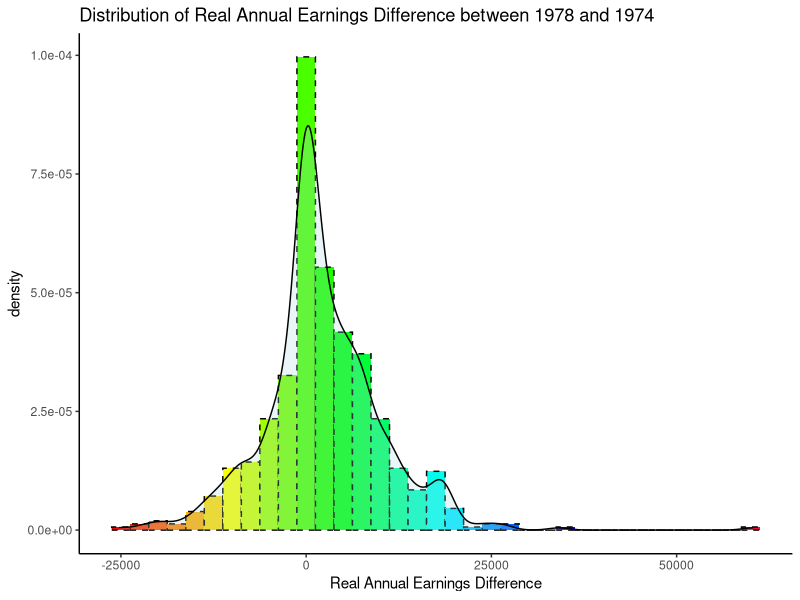
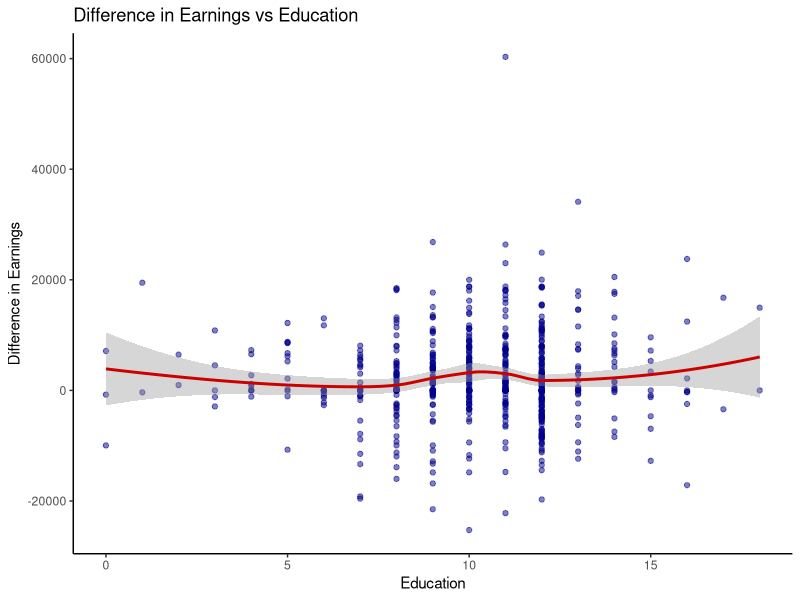
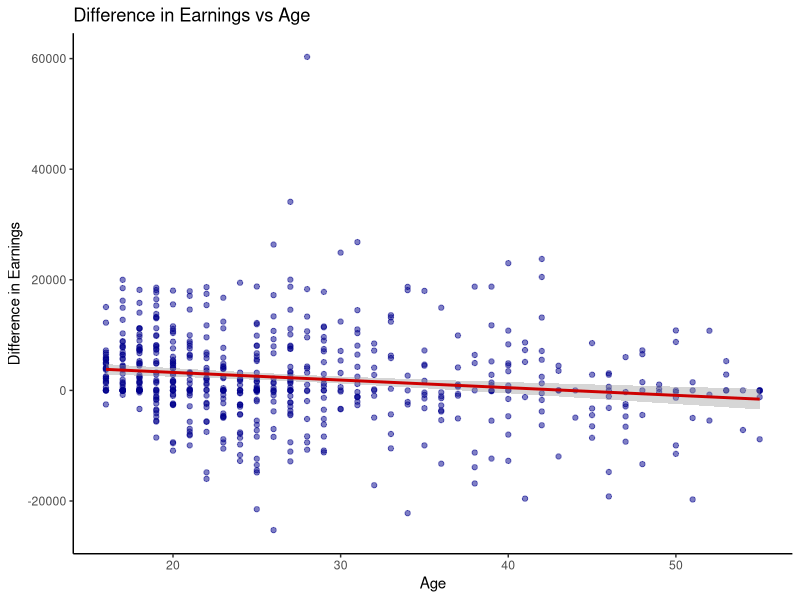
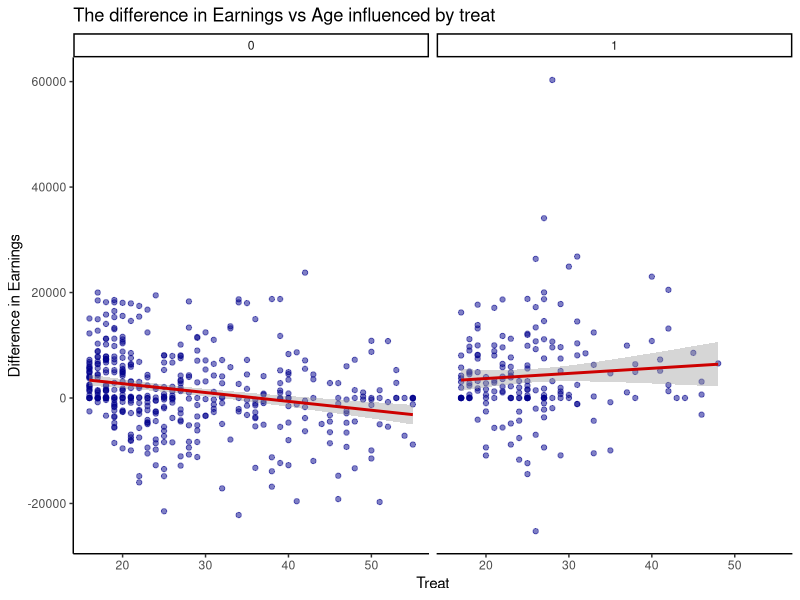
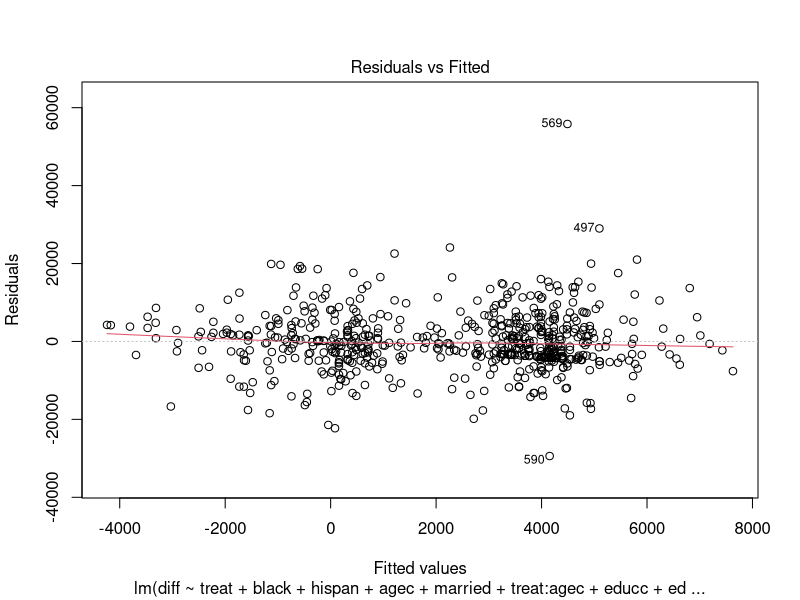
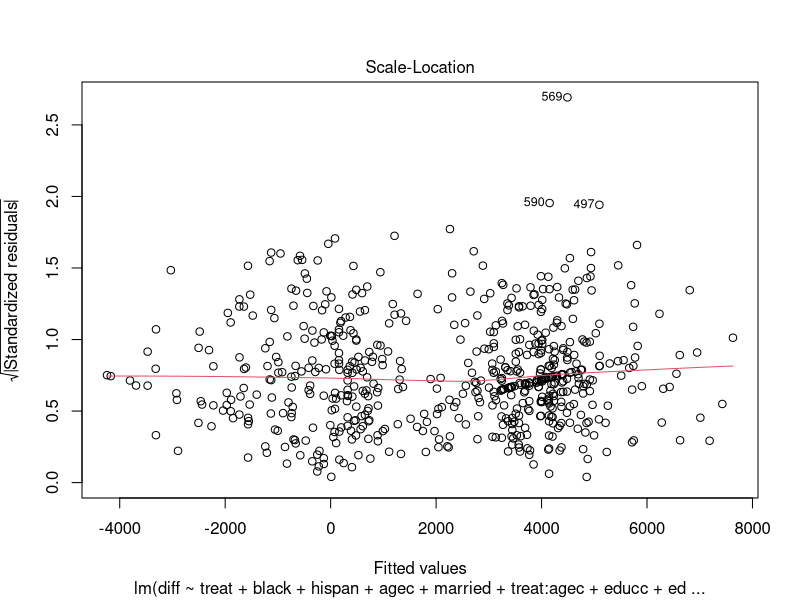
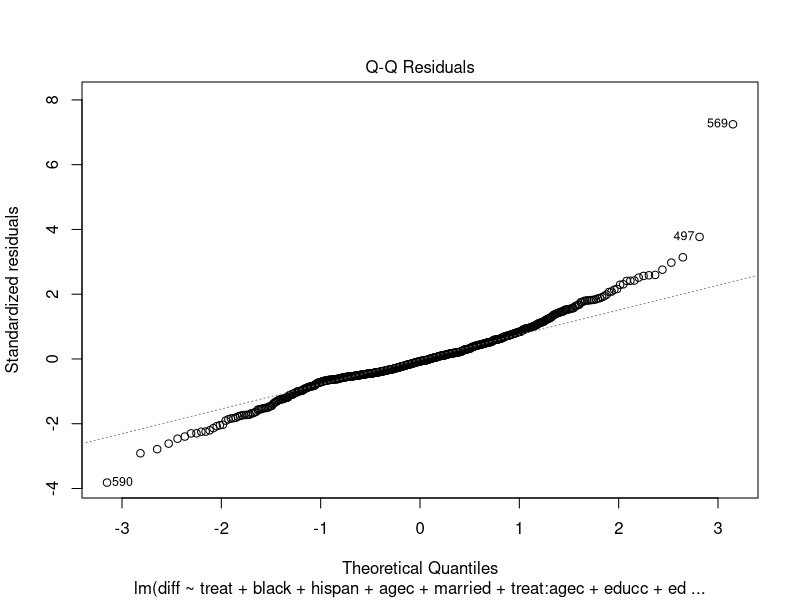
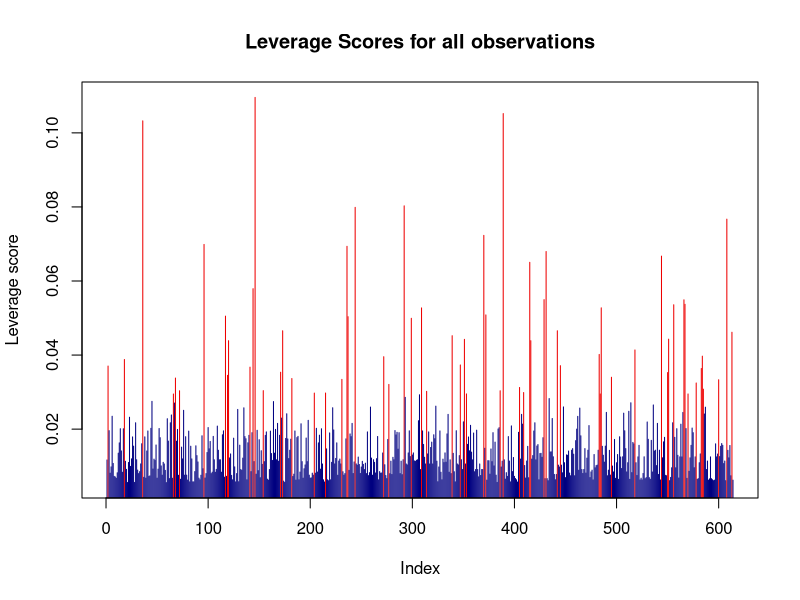

The R source for these figures, in order:
## ---- chunk 1

###### Clear environment and load libraries
rm(list = ls())

options(warn=-1)
options(xtable.comment = FALSE)

library(broom) 
library(ggplot2)
library(xtable)
library(rms)
library(pROC)
library(e1071)
library(caret)
require(gridExtra)
library(MASS)
library(arm)

###### Load the data
lalondedata <-
  read.table(
    "lalondedata.csv",
    header = TRUE,
    sep = ",",
    colClasses = c(
      "factor",
      "factor",
      "numeric",
      "numeric",
      "factor",
      "factor",
      "factor",
      "factor",
      "numeric",
      "numeric",
      "numeric"
    )
  )


lalondedata$diff <- lalondedata$re78 - lalondedata$re74
dim(lalondedata)
str(lalondedata)
summary(lalondedata)

lalondedata$agec <- c(scale(lalondedata$age, scale = F))
lalondedata$educc <- c(scale(lalondedata$educ, scale = F))
lalondedata$educc2 <- lalondedata$educc ^ 2

## ---- chunk 2

ggplot(lalondedata, aes(x = diff)) +
  geom_histogram(
    aes(y = ..density..),
    color = "black",
    linetype = "dashed",
    fill = rainbow(35),
    binwidth = 2500
  ) +
  geom_density(alpha = .25, fill = "lightblue") +
  scale_fill_brewer(palette = "Blues") +
  labs(title = "Distribution of Real Annual Earnings Difference between 1978 and 1974",
       x = "Real Annual Earnings Difference") +
  theme_classic() + theme(legend.position = "none")


## ---- chunk 3

# educ
ggplot(lalondedata, aes(x = educ, y = diff)) +
  geom_point(alpha = .5, colour = "blue4") +
  geom_smooth(col = "red3") +
  theme_classic() +
  labs(title = "Difference in Earnings vs Education", x = "Education",
       y = "Difference in Earnings")

ggplot(lalondedata, aes(x = age, y = diff)) +
  geom_point(alpha = .5, colour = "blue4") +
  geom_smooth(method = "lm", col = "red3") +
  theme_classic() +
  labs(title = "Difference in Earnings vs Age", x = "Age",
       y = "Difference in Earnings")

## ---- chunk 4

ggplot(lalondedata, aes(x = age, y = diff)) +
  geom_point(alpha = .5, colour = "blue4") +
  geom_smooth(method = "lm", col = "red3") +
  theme_classic() +
  labs(title = "The difference in Earnings vs Age influenced by treat", x = "Treat",
       y = "Difference in Earnings") +
  facet_wrap( ~ treat)

## ---- chunk 5

final_model <-
  lm(
    diff ~ treat + black + hispan + agec + married + treat:agec + educc + educc2
    + agec:married,
    data = lalondedata
  )

fsta <- summary(final_model)$fstatistic
model_pvalue <- pf(fsta[1],fsta[2],fsta[3],lower.tail=F)

xtable(final_model, caption = "Coefficients")

tdf <- data.frame(
    pValue = formatC(model_pvalue, format = "e", digits = 2),
    RSquare = c(round(summary(final_model)$r.squared, 2))
)

xtable(tdf, caption = "Evaluationl")

xtable(confint(final_model), caption = "Confidence Interval")

## ---- chunk 6

plot(final_model, which=1)
plot(final_model, which=3)

## ---- chunk 7

# Outliers
plot(final_model, which=2)

# Outliers
lev_scores <- hatvalues(final_model)
p<- 9
n <- nrow(lalondedata)
plot(lev_scores, col=ifelse(lev_scores > (2*p/n), 'red2', 'navy'), type="h", ylab="Leverage score",xlab="Index",main="Leverage Scores for all observations")

# High Influence
plot(final_model, which=5, main = "Cook's Distance Analysis")

## ---- chunk 8


xtable(tidy(vif(final_model)))

## ---- chunk 9

rm(list = ls())

lalondedata <-
  read.table(
    "lalondedata.csv",
    header = TRUE,
    sep = ",",
    colClasses = c(
      "factor",
      "factor",
      "numeric",
      "numeric",
      "factor",
      "factor",
      "factor",
      "factor",
      "numeric",
      "numeric",
      "numeric"
    )
  )

lalondedata$earn <- ifelse(lalondedata$re78 > 0, 1, 0)

lalondedata$earnf <-
  factor(
    ifelse(lalondedata$re78 > 0, 1, 0),
    levels = c(0, 1),
    labels = c("Zero", "Positive")
  )


lalondedata$agec <- lalondedata$age - mean(lalondedata$age)
lalondedata$educc <- lalondedata$educ - mean(lalondedata$educ)
lalondedata$agec2 <- lalondedata$agec ^ 2

## ---- chunk 10

full_model <-
  glm(
    earn ~ treat * (black + hispan) + agec + agec2 + nodegree + married + agec:nodegree + hispan:married,
    data = lalondedata,
    family = binomial
  )



rawresid <- residuals(full_model,"resp")

model_sum <- summary(full_model)

## ---- chunk 11

xtable(model_sum, caption = "Coefficients")
 
model_confint <- confint(full_model)

xtable(model_confint, caption = "Confidence Interval")

 
tdf <- data.frame(
    NULL_deviance = round(model_sum$null.deviance,2),
    Residual_deviance = round(model_sum$deviance,2)
)

xtable(tdf, caption = "Evaluationl")

## ---- chunk 12

binnedplot(
  x = fitted(full_model),
  y = rawresid,
  xlab = "Pred. probabilities",
  col.int = "red4",
  ylab = "Avg. residuals",
  main = "Binned residual plot",
  col.pts = "navy"
)

binnedplot(
  x = lalondedata$agec,
  y = rawresid,
  xlab = "Age (Centered)",
  col.int = "red4",
  ylab = "Avg. residuals",
  main = "Binned residual plot",
  col.pts = "navy"
)

binnedplot(
  x = lalondedata$educc,
  y = rawresid,
  xlab = "Education (Centered)",
  col.int = "red4",
  ylab = "Avg. residuals",
  main = "Binned residual plot",
  col.pts = "navy"
)

## ---- chunk 13

Conf_mat <-
  confusionMatrix(as.factor(ifelse(
    fitted(full_model) >= mean(lalondedata$earn), "1", "0"
  )),
  as.factor(lalondedata$earn), positive = "1")

                
xtable(Conf_mat$table, caption = "Confusion Matrix")

## ---- chunk 14


cutoff = "best"

roc <- roc(lalondedata$earn,
           fitted(full_model),
           plot=T,
           print.thres=cutoff,
           legacy.axes=T, 
           col="blue2")

roc_value <-coords(roc, cutoff, transpose = FALSE)
